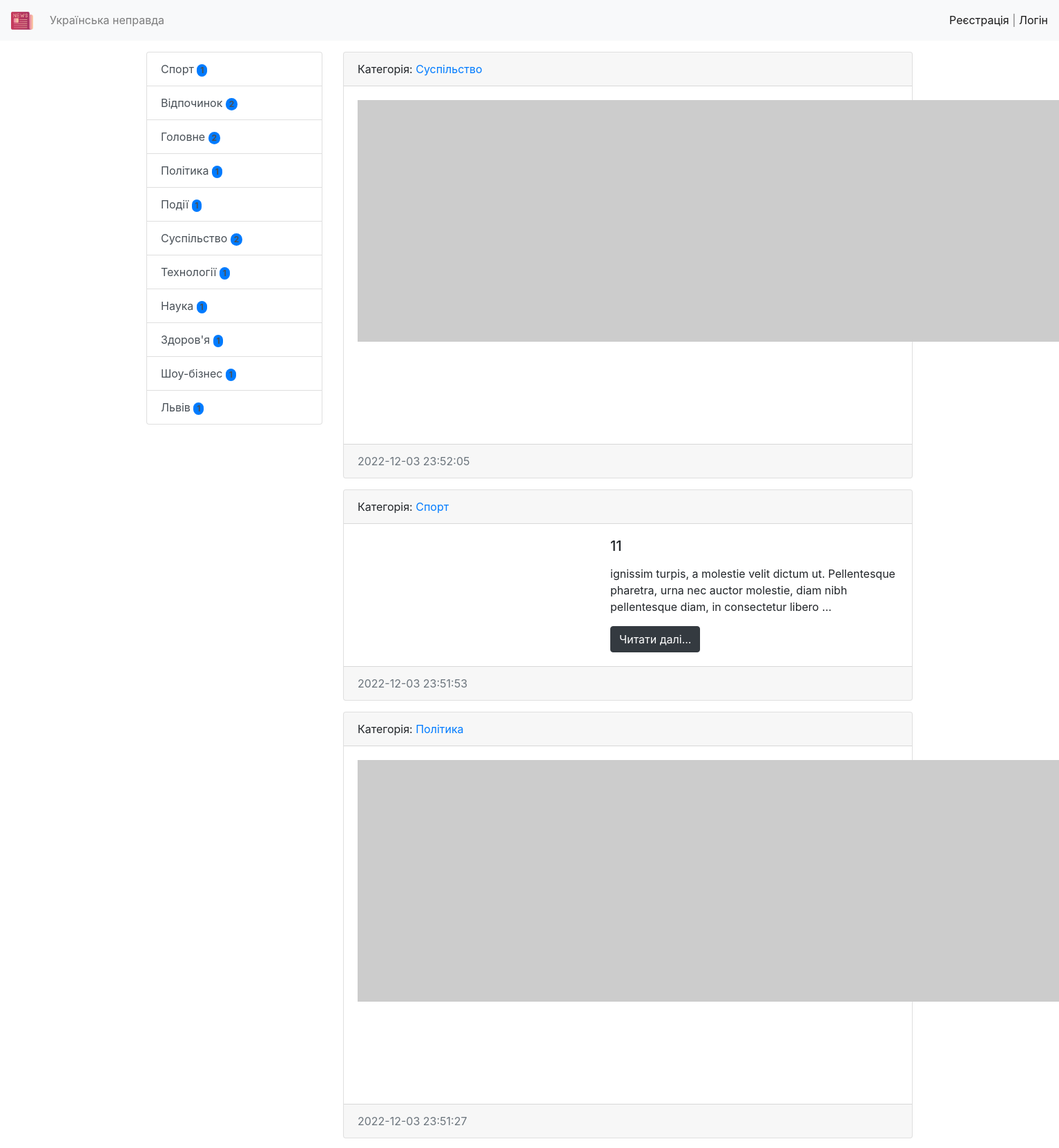
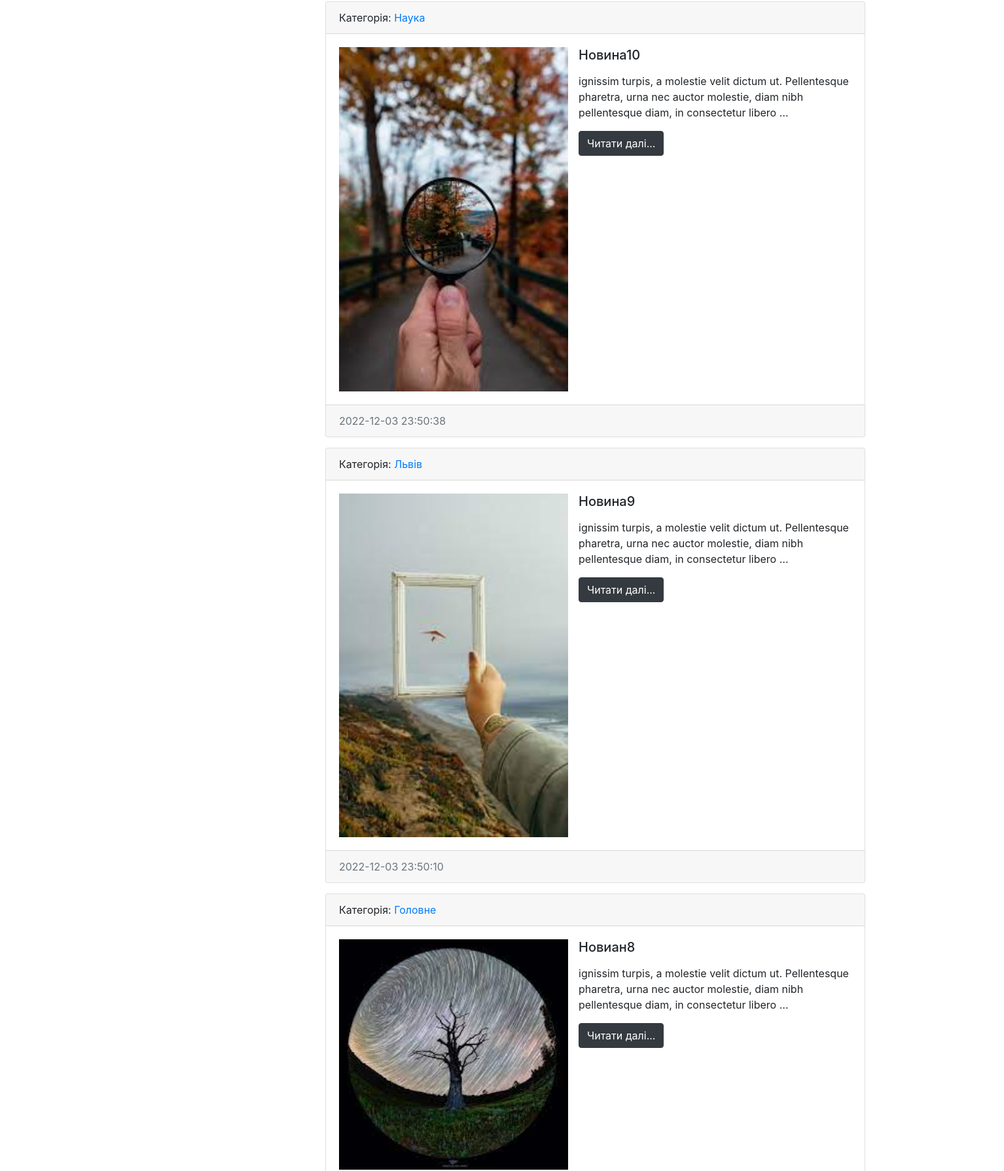
The page / (upper part) on the database its author committed (2 pictures, top to bottom).
### news/models.py (models this page shows, shortened)
class Category(models.Model):
    title = models.CharField(max_length=150, db_index=True, verbose_name='Категорія')
    def get_absolute_url(self):
        return reverse('category', kwargs={'category_id': self.pk})
    def __str__(self):
        return self.title
    class Meta:
        verbose_name = 'Категорія'
        verbose_name_plural = 'Категорії'
        ordering = ['title']

class News(models.Model):
    title = models.CharField(max_length=150, verbose_name='Назва')
    content = models.TextField(blank=True, verbose_name='Вміст')
    created_at = models.DateTimeField(auto_now_add=True, verbose_name='Дата створення')
    updated_at = models.DateTimeField(auto_now=True, verbose_name='Дата оновлення')
    photo = models.ImageField(upload_to='photo/%Y/%m/%d', verbose_name='фото', blank=True)
    is_published = models.BooleanField(default=False, verbose_name='опубліковано')
    category = models.ForeignKey('Category', on_delete=models.PROTECT, null=True, verbose_name='категорія')
    views = models.IntegerField(default=0)
    def get_absolute_url(self):
        return reverse('view_news', kwargs={'pk': self.pk})
    class Meta:
        verbose_name = 'Новина'
        verbose_name_plural = 'Новини'
        ordering = ['-created_at']

### news/views.py (the view)
# urls.py: path('', HomeNews.as_view(), name='home'),
class HomeNews(ListView):
    model = News
    context_object_name = 'news'
    paginate_by = 6
    def get_queryset(self):
        return News.objects.filter(is_published=True).select_related('category')

### news/templatetags/news_tags.py (called while the page is built)
@register.inclusion_tag('news/list_categories.html')
def show_categories():
    categories = Category.objects.annotate(cnt=Count('news', filter=F('news__is_published'))).filter(cnt__gt=0)
    return {'categories': categories}

### news/templates/news/news_list.html (shortened to what this page needs)
{% extends 'base.html' %}
{% block content %}
<div class="container mt-3">
    <div class="row">
        <div class="col-md-3">
            {% include 'inc/_sidebar.html' %}
        </div>
        <div class="col-md-9">
            {% for item in news %}
            <div class="card mb-3">
                <div class="card-header">
                    Категорія: <a href="{{ item.category.get_absolute_url }}">{{ item.category }}</a>
                </div>
                <div class="card-body">
                    <div class="media">
                        {% if item.photo %}
                        <img src="{{ item.photo.url }}" alt="" width="350" class="mr-3">
                        {% else %}
                        <img src="https://picsum.photos/id/1060/350/235/?blur=2" alt="" class="mr-3">
                        {% endif %}
                        <div class="media-body">
                            <h5 class="card-title">{{ item.title }}</h5>
                            <p class="card-text">{{ item.content|safe|linebreaks|truncatewords:20 }}</p>
                            <a href="{{ item.get_absolute_url }}" class="btn btn-dark">Читати далі...</a>
                        </div>
                    </div>
                </div>
                <div class="card-footer text-muted">
                    {{ item.created_at|date:"Y-m-d H:i:s" }}
                </div>
            </div>
            {% endfor %}
        </div>
    </div>
</div>
{% endblock %}

### templates/base.html (shortened to what this page needs)
{% load static %}
<!doctype html>
<html lang="en">
<head>
    <link rel="stylesheet" href="https://stackpath.bootstrapcdn.com/bootstrap/4.4.1/css/bootstrap.min.css"
>
</head>
<body>
{% include 'inc/_navbar.html' %}
{% block content %}CONTENT{% endblock %}
</body>
</html>

### templates/inc/_navbar.html (shortened to what this page needs)
<nav class="navbar navbar-expand-lg navbar-light bg-light">
    <a class="navbar-brand" href="{% url 'home' %}"><img src="media/photo/2022/logo.png"></a>
    <div class="collapse navbar-collapse" id="navbarSupportedContent">
        <ul class="navbar-nav mr-auto">
            <li class="nav-item"><a class="nav-link" href="{% url 'home' %}">Українська неправда</a></li>
        </ul>
        <span class="navbar-text">
            {% if request.user.is_authenticated %}
                Вітаємо, {{ user.username }} | <a href="{% url 'logout' %}">Вийти</a>
            {% else %}
                <a href="{% url 'register' %}">Реєстрація</a> | <a href="{% url 'login' %}">Логін</a>
            {% endif %}
        </span>
    </div>
</nav>

### templates/inc/_sidebar.html (shortened to what this page needs)
{% load news_tags %}
{% show_categories %}

### news/templates/news/list_categories.html
<div class="list-group">
    {% for item in categories %}
    <a href="{{ item.get_absolute_url }}" class="list-group-item list-group-item-action">
        {{ item.title }}
        <span class="badge bg-primary rounded-pill">{{ item.cnt }}</span>
    </a>
    {% endfor %}
</div>

### rows shown on the page
Category: title "Спорт", cnt "1"
Category: title "Відпочинок", cnt "2"
Category: title "Головне", cnt "2"
Category: title "Політика", cnt "1"
Category: title "Події", cnt "1"
Category: title "Суспільство", cnt "2"
Category: title "Технології", cnt "1"
Category: title "Наука", cnt "1"
Category: title "Здоров'я", cnt "1"
Category: title "Шоу-бізнес", cnt "1"
Category: title "Львів", cnt "1"
News: category "Суспільство", created_at "2022-12-03 23:52:05"
News: category "Спорт", title "11", content "ignissim turpis, a molestie velit dictum ut. Pellentesque pharetra, urna nec auctor molestie, diam nibh pellentesque diam, in consectetur libero …", created_at "2022-12-03 23:51:53"
News: category "Політика", created_at "2022-12-03 23:51:27"
News: category "Наука", photo (picture), title "Новина10", content "ignissim turpis, a molestie velit dictum ut. Pellentesque pharetra, urna nec auctor molestie, diam nibh pellentesque diam, in consectetur libero …", created_at "2022-12-03 23:50:38"
News: category "Львів", photo (picture), title "Новина9", content "ignissim turpis, a molestie velit dictum ut. Pellentesque pharetra, urna nec auctor molestie, diam nibh pellentesque diam, in consectetur libero …", created_at "2022-12-03 23:50:10"
News: category "Головне", photo (picture), title "Новиан8", content "ignissim turpis, a molestie velit dictum ut. Pellentesque pharetra, urna nec auctor molestie, diam nibh pellentesque diam, in consectetur libero …"
